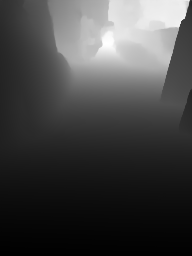
#> input picture adhoc/depth/3f76035400_depth_frame_001440.png, 192 x 256 px, given in place of 50d8803b77_frame_000000.png, which was not available
$ python surface_normal_estimation_adhoc.py
#> lines starting #> are read from the running program, lines starting #| are printed output that depends on the picture; after the words box and inside, x2 and y2 are one past the last pixel; in counts of white or black regions, pixels touching at a corner belong together; long printed decimals are rounded; pictures that were not available may be replaced by others from this repository, and a replacement may not be noted
import os
import numpy as np
import cv2
from PIL import Image
from matplotlib import pyplot as plt

# paths = ['adhoc/rgb/3f76035400_frame_001440.png',
#          'adhoc/depth/3f76035400_depth_frame_001440.png',
#          'adhoc/segment/3f76035400_frame_001440_gtFine_labelIds.png']
# paths = ['adhoc/rgb/2f6aa18afe_frame_003240.png',
#          'adhoc/depth/2f6aa18afe_depth_frame_003240.png',
#          'adhoc/segment/2f6aa18afe_frame_003240_gtFine_labelIds.png']
# paths = ['adhoc/rgb/6024554a53_frame_014400.png',
#          'adhoc/depth/6024554a53_depth_frame_014400.png',
#          'adhoc/segment/6024554a53_frame_014400_gtFine_labelIds.png']
# paths = ['adhoc/rgb/3aaf8437bf_frame_004320.png',
#          'adhoc/depth/3aaf8437bf_depth_frame_004320.png',
#          'adhoc/segment/3aaf8437bf_frame_004320_gtFine_labelIds.png']
paths = ['adhoc/rgb/50d8803b77_frame_000000.png',
         'adhoc/depth/50d8803b77_depth_frame_000000.png',
         None]

rgb_path = paths[0]
depth_path = paths[1]
rgb = Image.open(rgb_path)
#> rgb is the input picture: PIL image 192x256 I;16; min 1245, max 9227, mean 3378.2
depth = Image.open(depth_path)
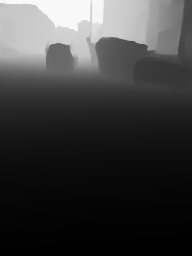
#> input picture adhoc/depth/50d8803b77_depth_frame_000000.png, 192 x 256 px, found by its file name
#> depth is the input picture: PIL image 192x256 I;16; min 1315, max 24547, mean 6866.7
rgb = rgb.resize(depth.size, Image.BILINEAR)
# depth = depth.resize(rgb.size, Image.NEAREST)

segmentation_path = paths[2] if paths[2] is not None else None
# segmentation_path = 'adhoc/segment/2f6aa18afe_frame_003240_gtFine_labelIds.png'
# segmentation_path = 'adhoc/segment/6024554a53_frame_014400_gtFine_labelIds.png'
# segmentation_path = 'adhoc/segment/3aaf8437bf_frame_004320_gtFine_labelIds.png'
segmentation = None
if segmentation_path is not None:
    segmentation = Image.open(segmentation_path)
    segmentation = segmentation.resize(depth.size, Image.NEAREST)

rgb = np.array(rgb)
depth = np.array(depth)
if segmentation_path is not None:
    segmentation = np.array(segmentation)

fx, fy = 1335.0, 1335.0
cx, cy = 960.0, 720.0
segmentation_class_id = 22 # sidewalk

print(f"Image size: {rgb.shape}, Depth size: {depth.shape}, Segmentation size: {segmentation.shape if segmentation is not None else 'None'}")
#| Image size: (256, 192), Depth size: (256, 192), Segmentation size: None

def filter_segmentation(segmentation, class_id, bounds: tuple):
    min_x, min_y, max_x, max_y = bounds
    min_x = min_x * segmentation.shape[1]
    min_y = min_y * segmentation.shape[0]
    max_x = max_x * segmentation.shape[1]
    max_y = max_y * segmentation.shape[0]

    print(f"Filtering segmentation for class {class_id} within bounds: ({min_x}, {min_y}) to ({max_x}, {max_y})")

    mask = (segmentation == class_id) & \
        (np.arange(segmentation.shape[0])[:, None] >= min_y) & \
        (np.arange(segmentation.shape[0])[:, None] < max_y) & \
        (np.arange(segmentation.shape[1])[None, :] >= min_x) & \
        (np.arange(segmentation.shape[1])[None, :] < max_x)
    filtered = np.zeros_like(segmentation)
    filtered[mask] = segmentation[mask]
    return filtered

def filter_segmentation_when_none(rgb, class_id, bounds: tuple):
    min_x, min_y, max_x, max_y = bounds
    min_x = min_x * rgb.shape[1]
    min_y = min_y * rgb.shape[0]
    max_x = max_x * rgb.shape[1]
    max_y = max_y * rgb.shape[0]

    print(f"Filtering segmentation for class {class_id} within bounds: ({min_x}, {min_y}) to ({max_x}, {max_y})")

    mask = (np.arange(rgb.shape[0])[:, None] >= min_y) & \
        (np.arange(rgb.shape[0])[:, None] < max_y) & \
        (np.arange(rgb.shape[1])[None, :] >= min_x) & \
        (np.arange(rgb.shape[1])[None, :] < max_x)
    filtered = np.ones((rgb.shape[0], rgb.shape[1], 1)) * class_id
    filtered[~mask] = 0
    return filtered

def compute_surface_normals(depth, fx, fy, cx, cy, step=20, segmentation=None, segmentation_radius=10):
    h, w = depth.shape
    normals = np.zeros((h, w, 3), dtype=np.float32)

    for y in range(step, h - step, step):
        for x in range(step, w - step, step):
            dz = depth[y, x]
            if dz == 0:
                continue

            if segmentation is not None:
                seg = segmentation[y, x]
                seg_dx = segmentation[y, x + segmentation_radius] if x + segmentation_radius < w else segmentation[y, x]
                seg_dy = segmentation[y + segmentation_radius, x] if y + segmentation_radius < h else segmentation[y, x]
                seg_dx_1 = segmentation[y, x - segmentation_radius] if x - segmentation_radius >= 0 else segmentation[y, x]
                seg_dy_1 = segmentation[y - segmentation_radius, x] if y - segmentation_radius >= 0 else segmentation[y, x]
                if seg != segmentation_class_id or \
                    seg_dx != segmentation_class_id or seg_dy != segmentation_class_id or \
                    seg_dx_1 != segmentation_class_id or seg_dy_1 != segmentation_class_id:
                    continue

            # Center point in 3D
            X = (x - cx) * dz / fx
            Y = (y - cy) * dz / fy
            P = np.array([X, Y, dz])

            # Neighbor in x-direction
            dz_dx = depth[y, x + 1]
            if dz_dx == 0:
                continue
            X_dx = (x + 1 - cx) * dz_dx / fx
            Y_dx = (y - cy) * dz_dx / fy
            P_dx = np.array([X_dx, Y_dx, dz_dx])

            # Neighbor in y-direction
            dz_dy = depth[y + 1, x]
            if dz_dy == 0:
                continue
            X_dy = (x - cx) * dz_dy / fx
            Y_dy = (y + 1 - cy) * dz_dy / fy
            P_dy = np.array([X_dy, Y_dy, dz_dy])

            # Vectors and cross product
            v1 = P_dx - P
            v2 = P_dy - P
            n = np.cross(v1, v2)
            norm = np.linalg.norm(n)
            if norm > 0:
                normals[y, x] = n / norm

            # [4 lines of commented-out code are left out]

    return normals

def get_normal_angles(normals):
    valid_normals = normals[np.linalg.norm(normals, axis=2) > 0]
    if valid_normals.size == 0:
        return np.array([])

    # Compute angles with respect to the z-axis
    up = np.array([0, 0, 1])
    angles = np.arccos(np.clip(np.dot(valid_normals, up), -1.0, 1.0))
    return np.degrees(angles)

def print_normals_statistics(normal_angles):
    valid_angles = normal_angles[np.isfinite(normal_angles)]
    if valid_angles.size == 0:
        print("No valid angles found.")
        return

    mean_angle = np.mean(valid_angles)
    std_angle = np.std(valid_angles)
    print(f"Mean Angle: {mean_angle}, Std Angle: {std_angle}")

def visualize_normals_on_image(rgb, normals, step=20, scale=20, normal_angles=None):
    percentiles = np.percentile(normal_angles, [0, 25, 50, 75, 100]) if normal_angles is not None else None
    colors = [(0, 255, 255), (0, 0, 255), (0, 255, 0), (255, 255, 0), (255, 0, 0), (165, 42, 42)]
    up = np.array([0, 0, 1])

    vis = rgb.copy()
    for y in range(step, normals.shape[0] - step, step):
        for x in range(step, normals.shape[1] - step, step):
            n = normals[y, x]
            angle = np.degrees(np.arccos(np.clip(np.dot(n, up), -1.0, 1.0))) if np.linalg.norm(n) > 0 else None
            color = colors[np.digitize(angle, percentiles) - 1] if percentiles is not None and angle is not None else (255, 255, 255)
            if np.linalg.norm(n) > 0:
                end_point = (int(x + scale * n[0]), int(y - scale * n[1]))
                cv2.arrowedLine(vis, (x, y), end_point, color=color, thickness=scale//4, tipLength=scale/10)
    return vis

def plot_histogram_with_image(normal_image, normal_angles, title="Normals Histogram"):
    valid_angles = normal_angles[np.isfinite(normal_angles)]
    if valid_angles.size == 0:
        print("No valid angles found for histogram.")
        return

    angles_degrees = valid_angles

    # Subplots, one for normal_image and one for histogram
    fig, (ax1, ax2) = plt.subplots(1, 2, figsize=(15, 6))
    ax1.imshow(cv2.cvtColor(normal_image, cv2.COLOR_BGR2RGB))
    ax1.set_title("Normal Image")
    ax1.axis('off')
    ax2.set_title(title)
    ax2.hist(angles_degrees.flatten(), bins=50, color='blue', alpha=0.7)
    ax2.set_xlabel("Normal Values")
    ax2.set_ylabel("Frequency")
    plt.tight_layout()
    plt.show()

step = 4
scale = 4
# exit(-1)

if segmentation_path is not None:
    segmentation = filter_segmentation(segmentation, segmentation_class_id, (0, 0.3, 1, 0.9))
else:
    segmentation = filter_segmentation_when_none(rgb, segmentation_class_id, (0, 0.5, 1, 1))
#| Filtering segmentation for class 22 within bounds: (0, 128.0) to (192, 256)
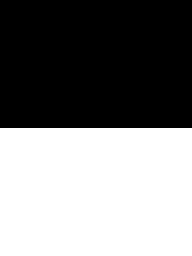
#> segmentation: shape (256, 192, 1) float64; values 0 (black) and 22 (white), 50% white; 1 white region, box (x1, y1, x2, y2) and area: (0, 128, 192, 256) 24576
normals = compute_surface_normals(depth, fx, fy, cx, cy, step=step,
                                  segmentation=segmentation, segmentation_radius=5)
#> after the loop in compute_surface_normals, `for y in range(step, h - step, step):`:
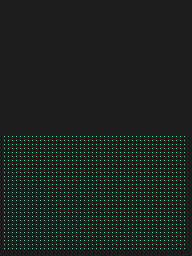
#> normals: shape (256, 192, 3) float32; mean of channels 0, 1, 2 0.00139, 0.0238, 0.0129; drawn with min black and max white
normal_angles = get_normal_angles(normals)
#> in get_normal_angles, `valid_normals = normals[np.linalg.norm(normals, axis=2) > 0]`: valid_normals = 1334 rows, first 8: [0.0425, 0.881, 0.47], [0, 0.892, 0.451], [0.0446, 0.88, 0.473], [0.0446, 0.88, 0.473], [0.0425, 0.882, 0.47], [0.0436, 0.881, 0.471], [0, 0.893, 0.451], [0.0446, 0.88, 0.473]
#> in get_normal_angles, `angles = np.arccos(np.clip(np.dot(valid_normals, up), -1.0, 1.0))`: angles = 1334 values, max 1.17 at index 523, min 0.967 at index 556, mean 1.08
#> normal_angles = 1334 values, max 67.22 at index 523, min 55.42 at index 556, mean 61.65
print_normals_statistics(normal_angles)
#> in print_normals_statistics, `valid_angles = normal_angles[np.isfinite(normal_angles)]`: valid_angles has the same summary as normal_angles outside print_normals_statistics
#> in print_normals_statistics, `mean_angle = np.mean(valid_angles)`: mean_angle = 61.65
#> in print_normals_statistics, `std_angle = np.std(valid_angles)`: std_angle = 1.68
#| Mean Angle: 61.649, Std Angle: 1.678
normal_image = visualize_normals_on_image(rgb, normals, step=step, scale=scale,
                                          normal_angles=normal_angles)
#> in visualize_normals_on_image, `percentiles = np.percentile(normal_angles, [0, 25, 50, 75, 100]) if no..`: percentiles = [55.42, 60.51, 61.72, 63.19, 67.22]
#> after the loop in visualize_normals_on_image, `for y in range(step, normals.shape[0] - step, step):`:
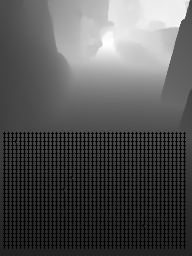
#> vis: shape (256, 192) uint16; 16.39% of pixels changed, all inside (x1, y1, x2, y2) = (3, 132, 186, 249); drawn with min black and max white
plot_histogram_with_image(normal_image, normal_angles, title="Surface Normals Histogram")
#> in plot_histogram_with_image, `valid_angles = normal_angles[np.isfinite(normal_angles)]`: valid_angles has the same summary as normal_angles outside plot_histogram_with_image
#> in plot_histogram_with_image, `angles_degrees = valid_angles`: angles_degrees has the same summary as normal_angles outside plot_histogram_with_image
#> in plot_histogram_with_image, `plt.show()`:
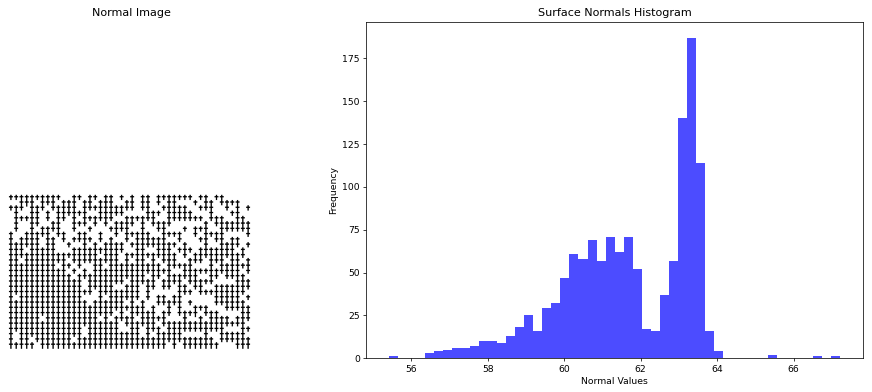
#> figure drawn by matplotlib, 2 panels; panel 2: tallest bar 187 high, from x = 63.21 to 63.45

# [11 lines of commented-out code are left out]
